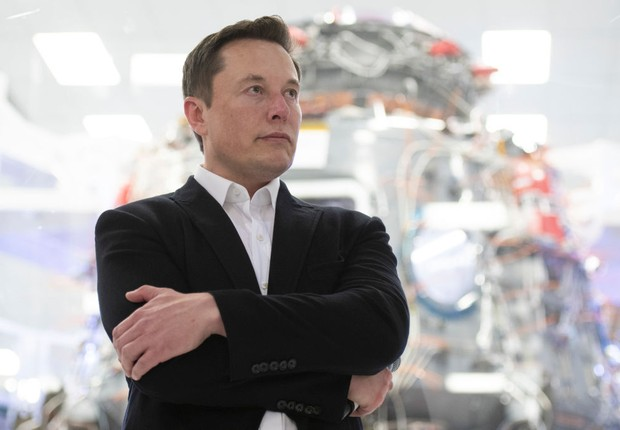
#> input picture openCV/face_recognition/ElonMusk2.jpg, 620 x 430 px, given in place of atlascar.png, which was not available
$ python main.py
#> lines starting #> are read from the running program, lines starting #| are printed output that depends on the picture; after the words box and inside, x2 and y2 are one past the last pixel; in counts of white or black regions, pixels touching at a corner belong together; pictures that were not available may be replaced by others from this repository, and a replacement may not be noted
#!/usr/bin/python3
import argparse
import time
import numpy as np

import cv2
import readchar


def main():
    # path to image
    image_1 = "/home/jorge/Desktop/UA/PSR/Pycharm_EX/psr_21-22/Parte05/images/atlascar.png"
    image1 = cv2.imread(image_1, cv2.IMREAD_COLOR)  # Load an image
#> image1 is the input picture: shape (430, 620, 3); mean B, G, R 165.2, 165.1, 169.5
    image_gray = cv2.cvtColor(image1, cv2.COLOR_BGR2GRAY)  # convert to gray scale
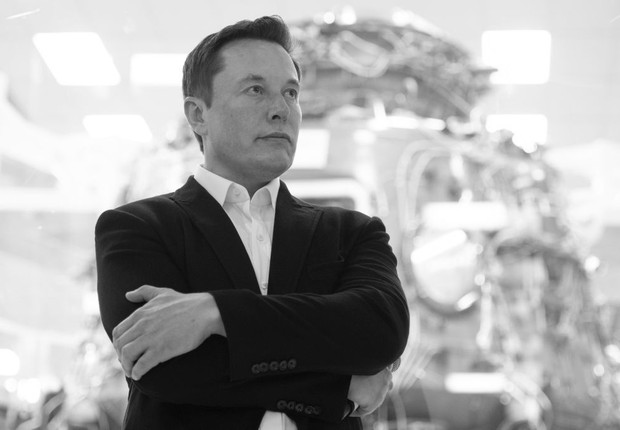
#> image_gray: shape (430, 620); min 2, max 255, mean 166.4

    # process the image
    _, image_negative = cv2.threshold(image_gray, 128, 255, cv2.THRESH_BINARY)
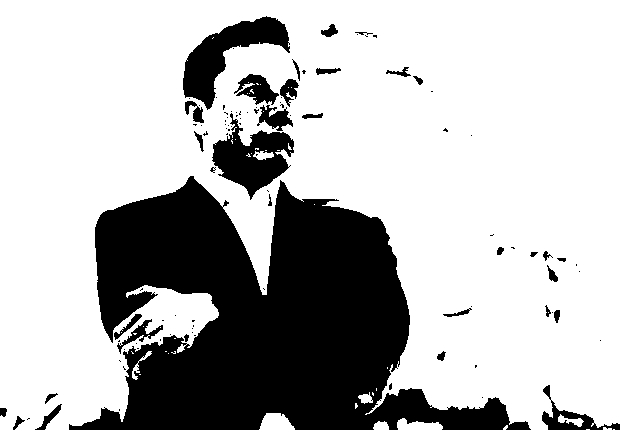
#> image_negative: shape (430, 620); 72.4% white; 102 black regions (69 under 20 px), largest, box (x1, y1, x2, y2) and area: (69, 176, 531, 430) 61783, (183, 16, 290, 110) 3688, (212, 113, 294, 200) 3324

    # show the images in 3 windows
    cv2.imshow("original", image1)
    cv2.imshow("gray", image_gray)
    cv2.imshow("negative", image_negative)

    cv2.waitKey(8000)  # wait for 8 seconds


if __name__ == '__main__':
    main()

$ run again, on openCV/face_recognition/bill_gates.jpg
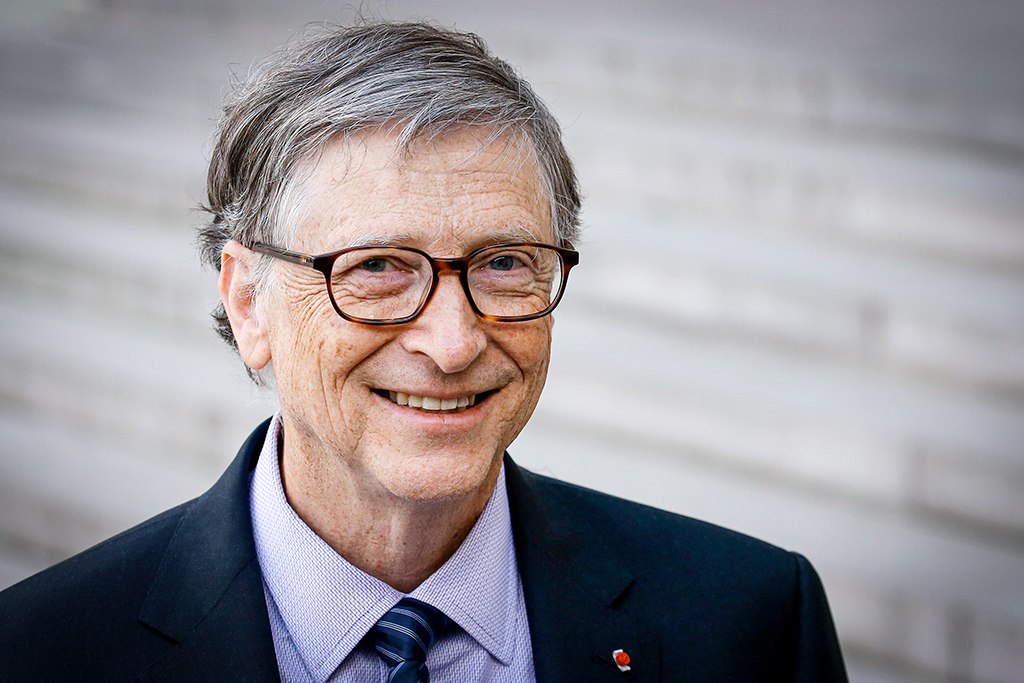
#> input picture openCV/face_recognition/bill_gates.jpg, 1024 x 683 px, given in place of atlascar.png, which was not available
#> in main, image1 is the input picture: shape (683, 1024, 3); mean B, G, R 153.1, 148.7, 152.7
#> in main, `image_gray = cv2.cvtColor(image1, cv2.COLOR_BGR2GRAY)`:
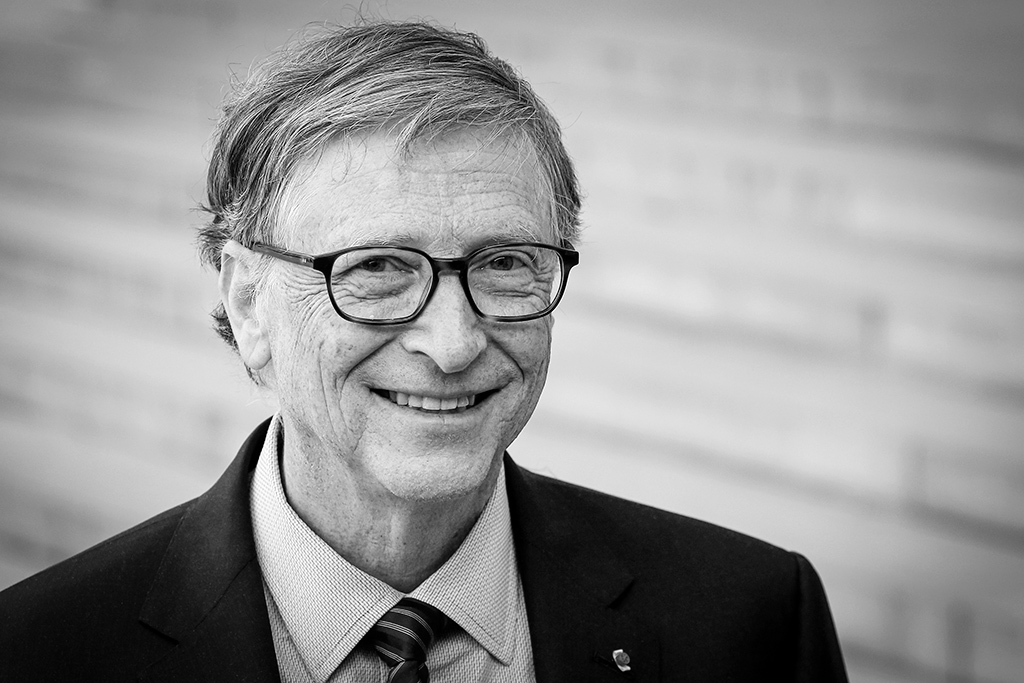
#> image_gray: shape (683, 1024); min 0, max 255, mean 150.4
#> in main, `_, image_negative = cv2.threshold(image_gray, 128, 255, cv2.THRESH_BIN..`:
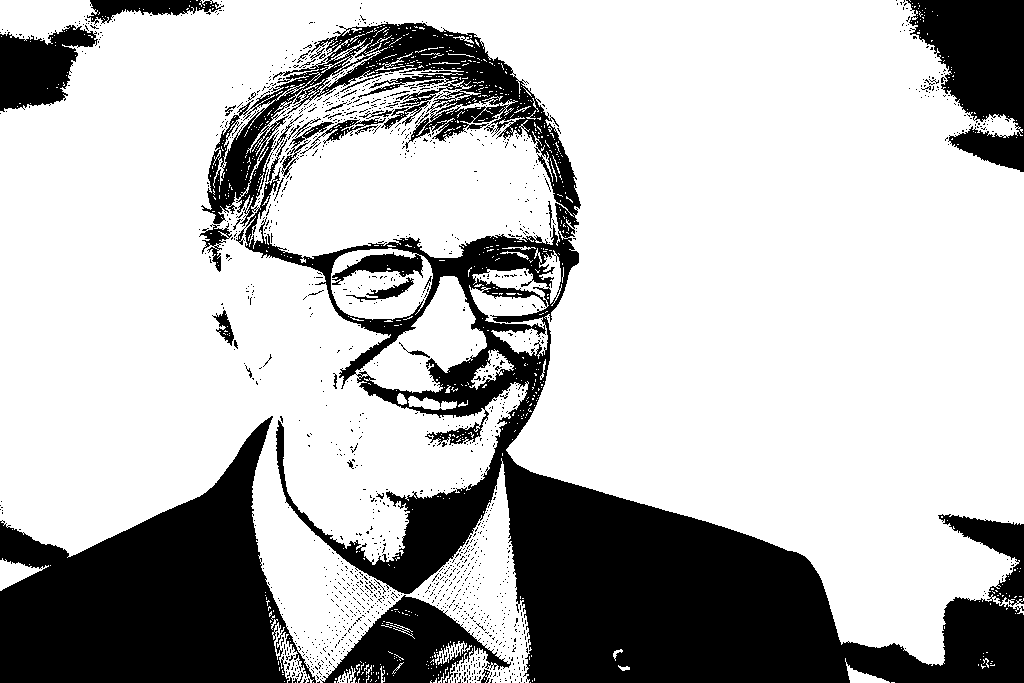
#> image_negative: shape (683, 1024); 72.7% white; 1457 black regions (1421 under 20 px), largest, box (x1, y1, x2, y2) and area: (201, 22, 1024, 683) 112619, (0, 416, 316, 683) 44852, (906, 0, 1024, 172) 12281
